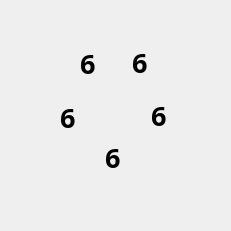
<?xml version="1.0" encoding="UTF-8"?>
<ui version="4.0">
 <class>RingViewer</class>
 <widget class="QWidget" name="RingViewer">
  <property name="geometry">
   <rect>
    <x>0</x>
    <y>0</y>
    <width>231</width>
    <height>231</height>
   </rect>
  </property>
  <property name="sizePolicy">
   <sizepolicy hsizetype="Fixed" vsizetype="Fixed">
    <horstretch>0</horstretch>
    <verstretch>0</verstretch>
   </sizepolicy>
  </property>
  <property name="minimumSize">
   <size>
    <width>231</width>
    <height>231</height>
   </size>
  </property>
  <property name="maximumSize">
   <size>
    <width>352</width>
    <height>348</height>
   </size>
  </property>
  <property name="windowTitle">
   <string>Form</string>
  </property>
  <widget class="QLabel" name="label">
   <property name="geometry">
    <rect>
     <x>0</x>
     <y>0</y>
     <width>231</width>
     <height>231</height>
    </rect>
   </property>
   <property name="sizePolicy">
    <sizepolicy hsizetype="Fixed" vsizetype="Fixed">
     <horstretch>0</horstretch>
     <verstretch>0</verstretch>
    </sizepolicy>
   </property>
   <property name="text">
    <string/>
   </property>
   <property name="pixmap">
    <pixmap resource="resources.qrc">:/images/resources/colorRingsMed.png</pixmap>
   </property>
   <property name="scaledContents">
    <bool>false</bool>
   </property>
  </widget>
  <widget class="QLabel" name="earthring_label">
   <property name="geometry">
    <rect>
     <x>80</x>
     <y>48</y>
     <width>21</width>
     <height>31</height>
    </rect>
   </property>
   <property name="font">
    <font>
     <family>Bradley Hand</family>
     <pointsize>20</pointsize>
     <weight>75</weight>
     <bold>true</bold>
    </font>
   </property>
   <property name="text">
    <string>6</string>
   </property>
  </widget>
  <widget class="QLabel" name="airring_label">
   <property name="geometry">
    <rect>
     <x>132</x>
     <y>47</y>
     <width>21</width>
     <height>31</height>
    </rect>
   </property>
   <property name="font">
    <font>
     <family>Bradley Hand</family>
     <pointsize>20</pointsize>
     <weight>75</weight>
     <bold>true</bold>
    </font>
   </property>
   <property name="text">
    <string>6</string>
   </property>
  </widget>
  <widget class="QLabel" name="waterring_label">
   <property name="geometry">
    <rect>
     <x>60</x>
     <y>102</y>
     <width>21</width>
     <height>31</height>
    </rect>
   </property>
   <property name="font">
    <font>
     <family>Bradley Hand</family>
     <pointsize>20</pointsize>
     <weight>75</weight>
     <bold>true</bold>
    </font>
   </property>
   <property name="text">
    <string>6</string>
   </property>
  </widget>
  <widget class="QLabel" name="firering_label">
   <property name="geometry">
    <rect>
     <x>151</x>
     <y>100</y>
     <width>21</width>
     <height>31</height>
    </rect>
   </property>
   <property name="font">
    <font>
     <family>Bradley Hand</family>
     <pointsize>20</pointsize>
     <weight>75</weight>
     <bold>true</bold>
    </font>
   </property>
   <property name="text">
    <string>6</string>
   </property>
  </widget>
  <widget class="QLabel" name="voidring_label">
   <property name="geometry">
    <rect>
     <x>105</x>
     <y>142</y>
     <width>21</width>
     <height>31</height>
    </rect>
   </property>
   <property name="font">
    <font>
     <family>Bradley Hand</family>
     <pointsize>20</pointsize>
     <weight>75</weight>
     <bold>true</bold>
    </font>
   </property>
   <property name="text">
    <string>6</string>
   </property>
  </widget>
 </widget>
 <resources>
  <include location="resources.qrc"/>
 </resources>
 <connections/>
</ui>
